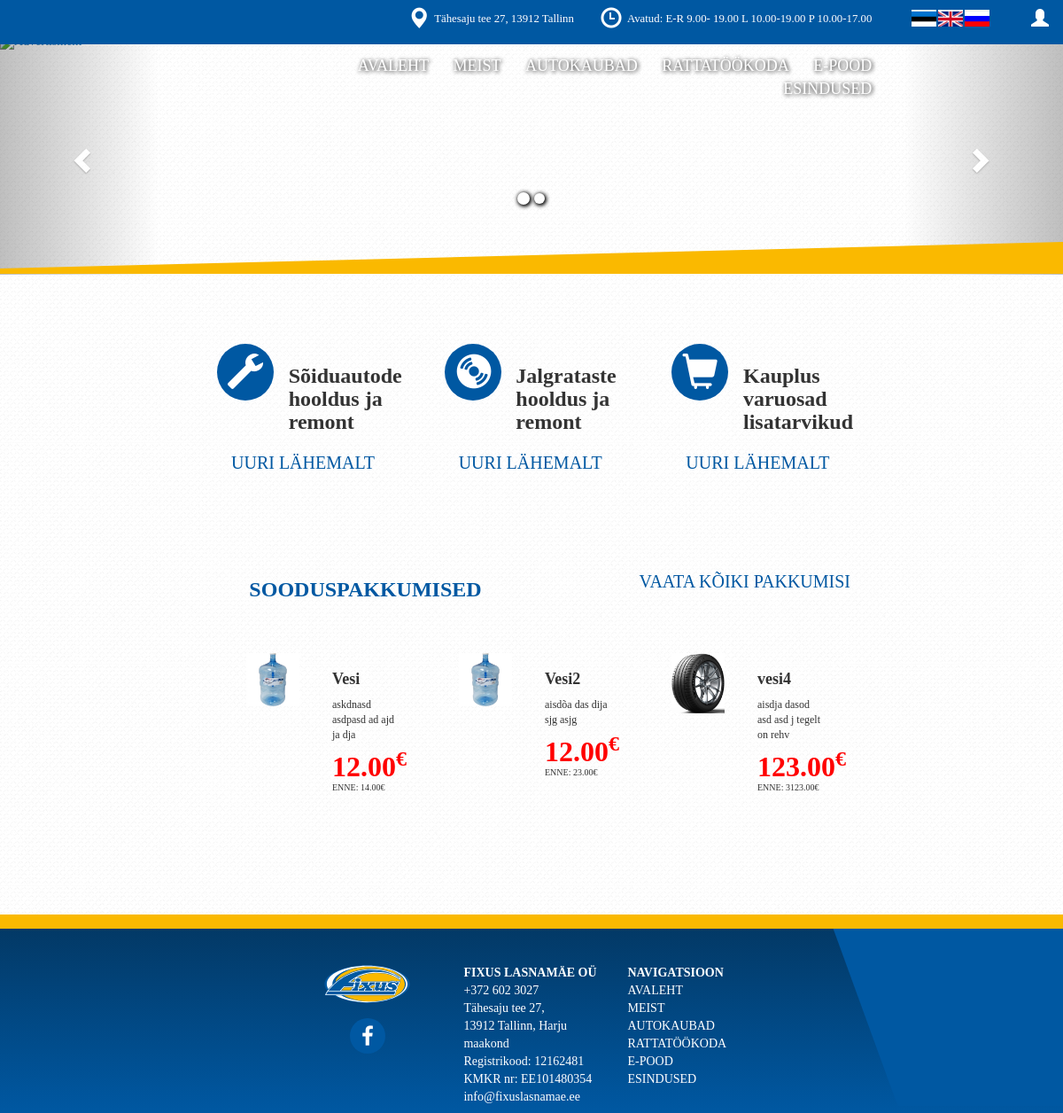
The app's page /, older data.
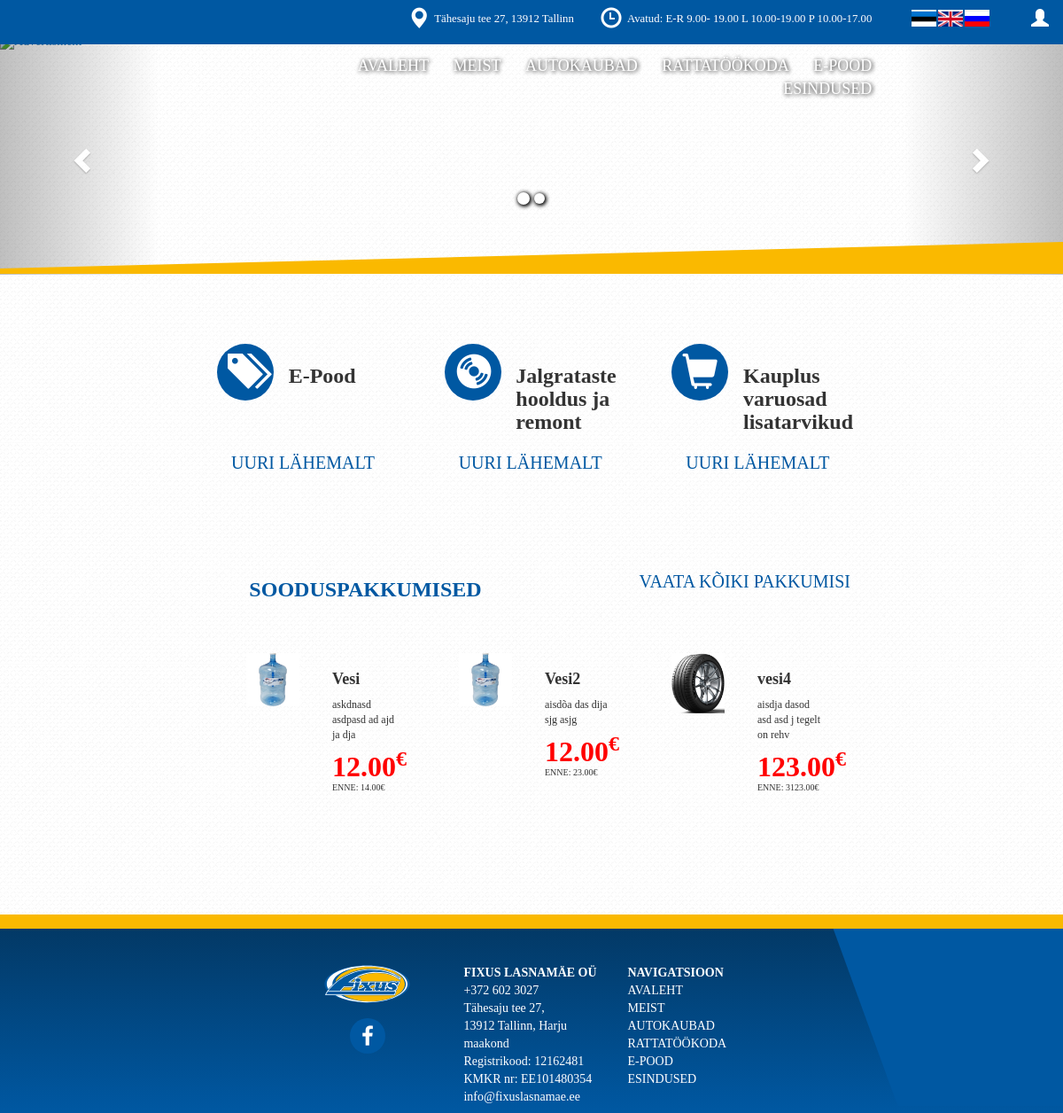
The same page, newer data.
### navbar/models.py (models this page shows, shortened)
class contact(models.Model):
	name = models.CharField(max_length=30, unique=True)
	phone = models.CharField(max_length=15, unique=True)
	email = models.CharField(max_length=50, unique=True)
	address = models.CharField(max_length=50, unique=True)
	gmaps_x = models.CharField(max_length=10, unique=True)
	gmaps_y = models.CharField(max_length=10, unique=True)
	gmaps_zoom = models.CharField(max_length=2, unique=True)
	gmaps_API = models.CharField(max_length=64, unique=True)
	open_hours = models.CharField(max_length=64, unique=True, blank=True)
	footer_info = models.TextField(blank=True)

class navbar_lang(models.Model):
	lang = models.CharField(max_length=3, unique=True)
	index = models.CharField(max_length=15, blank=True)
	about = models.CharField(max_length=15, blank=True)
	browser = models.CharField(max_length=15, blank=True)
	repair = models.CharField(max_length=15, blank=True)
	carrepair = models.CharField(max_length=15, blank=True)
	e_store = models.CharField(max_length=15, blank=True)
	locations = models.CharField(max_length=15, blank=True)
	navigation = models.CharField(max_length=15, blank=True)
	open_hours = models.CharField(max_length=15, blank=True)

class langs(models.Model):
	lang = models.CharField(max_length=3, unique=True)
	flag = models.ImageField()

class social_media(models.Model):
	url = models.CharField(max_length=999, blank=True)
	icon = models.CharField(max_length=20, blank=True)

### index/models.py (models this page shows, shortened)
class index_icon(models.Model):
	lang = models.CharField(max_length=3)
	logo = models.CharField(max_length=999, blank=True)
	header = models.CharField(max_length=999, blank=True)
	link = models.CharField(max_length=999, blank=True)
	text = models.TextField(blank=True)

class index_lang(models.Model):
	lang = models.CharField(max_length=3, unique=True)
	eelmine = models.CharField(max_length=99999, blank=True)
	jargmine = models.CharField(max_length=99999, blank=True)
	uuri_lahemalt = models.CharField(max_length=99999, blank=True)
	sooduspakkumised = models.CharField(max_length=99999, blank=True)
	vaata_koiki_pakkumisi = models.CharField(max_length=99999, blank=True)
	enne = models.CharField(max_length=99999, blank=True)
	uuri_lahemalt = models.CharField(max_length=99999, blank=True)

### browser/models.py (models this page shows, shortened)
class toode(models.Model):
	lang = models.CharField(max_length=3)
	name = models.CharField(max_length=999, blank=True)
	price = models.CharField(max_length=9, blank=True)
	prevprice = models.CharField(max_length=9, blank=True)
	description = models.TextField(blank=True)
	esilehele = models.CharField('esilehele y/n', max_length=1, default='n')
	img = models.ImageField(blank=True)

### index/views.py (the view)
# urls.py: url(r'^', include('index.urls')),
def index(request):
	if 'lang' not in request.session:
		request.session['lang'] = 'est'
	flags = []
	for item in langs.objects.all():
		flags.append(item)
	if bool(request.POST) == True:
		if request.POST['submit-btn'] == 'lang':
			request.session['lang'] = request.POST['langselect']
			return HttpResponseRedirect('/') #INDEX\i puhul '/'
	ad2 = []
	for nr in range(len(ad.objects.all())):
		ad2.append(nr)
	return render(request, 'index.html', context={
		'contact':contact.objects.all()[0],
		'navbar_lang':navbar_lang.objects.get(lang=request.session['lang']),
		'flags':flags,
		'lang':index_lang.objects.get(lang=request.session['lang']),
		'icons':index_icon.objects.filter(lang=request.session['lang']),
		'tooted': toode.objects.filter(lang=request.session['lang'], esilehele='y'),
		'ads':ad.objects.all(),
		'ads2':ad2,
		'social_media': social_media.objects.all()
		})

### templates/index.html (shortened to what this page needs)
{% load staticfiles %}
<!DOCTYPE html>
<html lang="en">
<head>
	<link rel="stylesheet" type="text/css" href="{% static "index.css" %}">
</head>
<body style="background-image: url('{% static 'BG.jpg' %}');">
{% include "navbar/navbar.html" %}
<div id="myCarousel" class="carousel slide" data-ride="carousel">
	<ol class="carousel-indicators">
		{% for i in ads2 %}
		<li data-target="#myCarousel" data-slide-to="{{ i }}"{% if i == 0 %} class="active"{% endif %}></li>
		{% endfor %}
	</ol>
	<div class="carousel-inner">
		{% for ad in ads %}
		<div class="item{% if ad == ads.0 %} active{% endif %}">
			<a href="{{ ad.url }}" target="_blank">
			</a>
		</div>
		{% endfor %}
	</div>
	<a class="left carousel-control" href="#myCarousel" data-slide="prev">
		<span class="glyphicon glyphicon-chevron-left"></span>
	</a>
	<a class="right carousel-control" href="#myCarousel" data-slide="next">
		<span class="glyphicon glyphicon-chevron-right"></span>
	</a>
</div>
<div class="carousel-bottom">
	<div class="carousel-bottom__triangle"></div>
	<div class="carousel-bottom__square"></div>
</div>
<div class="col-xs-12 col-lg-2"></div>
<div class="col-xs-12 col-lg-8 about">
	{% for i in icons %}
	<div class="col-xs-12 col-lg-4 about__item">
		<div class="col-xs-3 about__item__icon">
			<span class="glyphicon glyphicon-{{ i.logo }}" aria-hidden="true"></span>
		</div>
		<div class="col-xs-9 about__item__header">
			<h3>{{ i.header|safe }}</h3>
		</div>
		<div class="col-xs-12 about__item__link">
			<a class="about__item__link" href="{{ i.link }}">{{ lang.uuri_lahemalt }}</a>
		</div>
	</div>
	{% endfor %}
</div>
<div class="col-xs-12 col-lg-2"></div>
<div class="col-xs-12">
	<div class="col-xs-12 col-lg-2"></div>
	<div class="col-xs-12 col-lg-8 discounts">
		<div class="col-xs-12 col-lg-6 discounts__header">
			<h3>{{ lang.sooduspakkumised }}</h3>
		</div>
		<div class="col-xs-12 col-lg-6 discounts__link">
			<a href="/browser">{{ lang.vaata_koiki_pakkumisi }}</a>
		</div>
		<div class="col-xs-12 discounts__items">
			{% for toode in tooted %}
			<div class="col-xs-12 col-lg-4 discounts__items__item">
				<div class="col-xs-12 col-lg-6 discounts__items__item__img">
					<img src="{{ toode.img.url }}">
				</div>
				<div class="col-xs-12 col-lg-6 discounts__items__item__info">
					<h3>{{ toode.name }}</h3>
					<p>{{ toode.description }}</p>
					<h4>{{ toode.price }}<sup>€</sup></h4>
					<h5>{{ lang.enne }}: {{ toode.prevprice }}€</h5>
				</div>
			</div>
			{% endfor %}
		</div>
	</div>
	<div class="col-xs-12 col-lg-2"></div>
</div>
{% include "navbar/footer.html" %}
</body>
</html>

### templates/navbar/navbar.html (shortened to what this page needs)
{% load staticfiles %}
<link rel="stylesheet" href="https://maxcdn.bootstrapcdn.com/bootstrap/3.3.7/css/bootstrap.min.css">
<link rel="stylesheet" href="https://maxcdn.bootstrapcdn.com/bootstrap/3.3.7/css/bootstrap-theme.min.css">
<link rel="stylesheet" type="text/css" href="{% static 'all.css' %}">
<link rel="stylesheet" href="https://cdnjs.cloudflare.com/ajax/libs/font-awesome/4.7.0/css/font-awesome.min.css">
<a href="/login"><span class="glyphicon glyphicon-user" aria-hidden="true"></span></a>
	<div class="navbar navbar-desktop">
		<div class="col-xs-10 navbar-desktop__info">
			<h3>
				<span class="glyphicon glyphicon-map-marker" aria-hidden="true"></span>
				<sup>{{ contact.address }}</sup>
				<span class="glyphicon glyphicon-time" aria-hidden="true"></span>
				<sup>{{ navbar_lang.open_hours }}: {{ contact.open_hours }}</sup>
			</h3>
		</div>
		<div class="col-xs-2 navbar-desktop__langs">
			{% for flag in flags %}
			<div class="col-xs-2 navbar-desktop__langs__item">
				<form method="POST"> {% csrf_token %}
					<button type="submit" name="submit-btn" value="lang">
						<img src="{{ flag.flag.url }}">
					</button>
				</form>
			</div>
			{% endfor %}
		</div>
		<div class="col-xs-3"></div>
		<div class="col-xs-7 navbar-desktop__nav">
			<a href="/">{{ navbar_lang.index }}</a>
			<a href="/meist">{{ navbar_lang.about }}</a>
			<a href="/browser">{{ navbar_lang.browser }}</a>
			<a href="/repair">{{ navbar_lang.repair }}</a>
			<a target="_blank" href="http://fixus24.ee/">{{ navbar_lang.e_store }}</a>
			<a target="_blank" href="https://fixus.ee/autokaubad/">{{ navbar_lang.locations }}</a>
		</div>
		<div class="col-xs-2"></div>
	</div>
	<div class="col-xs-12 navbar-spacer"></div>

### templates/navbar/footer.html (shortened to what this page needs)
{% load staticfiles %}
<div class="col-xs-12 footer footer-desktop">
	<div class="col-xs-12 footer__top"></div>
	<div class="col-xs-12 footer__content">
		<div class="col-xs-12 col-lg-9 footer__content__info">
			<div class="col-xs-12 col-lg-4"></div>
			<div class="col-xs-12 col-lg-8">
				<div class="col-xs-12 col-lg-4">
					<div class="col-xs-12 footer__content__info__img">
						<img src="{% static 'fixus_logo.svg' %}">
					</div>
					<div class="col-xs-12 footer__content__info__socialmedia">
						{% for media in social_media %}
						<a target="_blank" href="{{ media.url }}" class="fa fa-{{ media.icon }}"></a>
						{% endfor %}
					</div>
				</div>
				<div class="col-xs-12 col-lg-4 footer__content__info__text">
					<p>
						<b>{{ contact.name }}</b><br>
						{{ contact.footer_info|linebreaks }}
					</p>
				</div>
				<div class="col-xs-12 col-lg-4 footer__content__info__text">
					<p>
						<b>{{ navbar_lang.navigation }}</b><br>
						<a href="/">{{ navbar_lang.index }}</a><br>
						<a href="/meist">{{ navbar_lang.about }}</a><br>
						<a href="/browser">{{ navbar_lang.browser }}</a><br>
						<a href="/repair">{{ navbar_lang.repair }}</a><br>
						<a target="_blank" href="http://fixus24.ee/">{{ navbar_lang.e_store }}</a><br>
						<a target="_blank" href="https://fixus.ee/autokaubad/">{{ navbar_lang.locations }}</a>
					</p>
				</div>
			</div>
		</div>
		<div class="col-xs-12 col-lg-3 footer__content__shape">
			<div class="footer__content__shape__parallelogram"></div>
		</div>
	</div>
</div>

### static/index.css (style rules this page uses)
.carousel { height: 22.2222vw; }
.carousel-control { margin-top: 5vh; height: 22.5vw; }
.carousel-indicators li { background-color: rgba(255,255,255,0.4) !important; border: none !important; width: 1.5vh !important; height: 1.5vh !important; box-shadow: 1px 1px 5px rgba(0,0,0,1), 1px 1px 5px rgba(0,0,0,1); border-radius: 5vh 5vh 5vh 5vh !important; }
.carousel-indicators .active { background-color: rgba(255,255,255,1) !important; width: 1.7vh !important; height: 1.7vh !important; }
.carousel-bottom { position: absolute; top: 19.4vw; margin-top: 5vh; }
.carousel-bottom__triangle { width: 0; height: 0; border-top: 2.5vw solid transparent; border-right: 100vw solid #fab900; border-bottom: 0 solid transparent; }
.carousel-bottom__square { width: 100vw; height: 0.5vw; background-color: #fab900; }
.about { margin-top: 15vh; text-align: center; }
.about__item__icon span { color: white; background-color: #0058a2; font-size: 5vh; padding: 1.5vh 1.5vh 1.5vh 1.5vh; border-radius: 5vh 5vh 5vh 5vh; }
.about__item__header h3 { font-size: 3vh; font-weight: bold; padding-top: 0.5vh; text-align: left; margin-left: 3vh; }
.about__item__link { color: #0058a2; font-size: 2.5vh; margin-top: 1vh; text-align: left; margin-left: 1vh; }
.discounts { margin-top: 12vh; margin-bottom: 4vh; }
.discounts__header h3 { font-weight: bold; font-size: 3vh; color: #0058a2; text-align: center; }
.discounts__link { text-align: right; padding-top: 1.25vh; }
.discounts__link a { font-size: 2.5vh; color: #0058a2; text-align: center; }
.discounts__items { margin-top: 6vh; }
.discounts__items__item__img img { width: 80%; display: block; margin-left: auto; margin-right: auto; }
.discounts__items__item__info h3 { font-size: 2.25vh; font-weight: bold; }
.discounts__items__item__info p { font-size: 1.5vh; }
.discounts__items__item__info h4 { font-size: 4vh; font-weight: bold; color: red; margin-bottom: 0; }
.discounts__items__item__info h5 { font-size: 1.25vh; margin-top: 0; }

### static/all.css (style rules this page uses)
html { overflow-x: hidden; }
body { font-family: ProximaNova; font-weight: 250; overflow-x: hidden; width: 100vw; }
.navbar { background-color: #0058a2; margin: 0 0 0 0; position: fixed; color: white; z-index: 9999; }
.navbar-spacer { height: 4.5vh; }
.glyphicon-user { position: fixed; top: 1.25vh; right: 2vh; font-size: 2.5vh; z-index: 9999999; color: white; cursor: pointer; }
.navbar-desktop { height: 5vh; width: 100vw; border-radius: 0 0 0 0; }
.navbar-desktop__info { text-align: right; }
.navbar-desktop__info h3 { margin-top: 0.75vh; }
.navbar-desktop__info h3 sup { font-size: 1.6vh; }
.navbar-desktop__info h3 span { font-size: 3vh; padding-left: 3vh; }
.navbar-desktop__nav { text-align: right; padding-top: 2vh; }
.navbar-desktop__nav a { color: white; text-decoration: none; font-size: 2.25vh; margin-left: 3vh; text-shadow: 1px 1px 5px rgba(0,0,0,0.6), 1px 1px 5px rgba(0,0,0,0.6); }
.navbar-desktop__langs__item { margin-top: 1.25vh; }
.navbar-desktop__langs__item img { width: 3.5vh; height: 2.1vh; margin-top: -1px; }
.navbar-desktop__langs__item button { display: inline-block; padding: 0 0 0 0; border: none; width: 3.4vh; height: 2vh; border: none; }
.footer { margin-top: 12vh !important; padding-bottom: 3vh !important; height: 28vh; padding: 0 0 0 0; margin: 0 0 0 0; background: #033762; background: -moz-linear-gradient(top, #033762 1%, #0058a2 100%); background: -webkit-linear-gradient(top, #033762 1%,#0058a2 100%); background: linear-gradient(to bottom, #033762 1%,#0058a2 100%); filter: progid:DXImageTransform.Microsoft.gradient( startColorstr='#033762', endColorstr='#0058a2',GradientType=0 ); }
.footer__top { background-color: #fab900; width: 100vw; height: 2vh; padding: 0 0 0 0; margin: 0 0 0 0; }
.footer__content__info, .footer__content__shape { padding: 0 0 0 0; }
.footer__content__info { padding-top: 5vh; }
.footer__content__info__img img { width: 100%; }
.footer__content__info__socialmedia { text-align: center; margin-top: 2vh; }
.footer__content__info__socialmedia a { width: 5vh; height: 5vh; font-size: 3vh; background-color: #0058a2; padding: 1vh 1vh 1vh 1vh; border-radius: 5vh 5vh 5vh 5vh; color: white; }
.footer__content__info__text { text-align: left; padding-left: 2vh; color: white; }
.footer__content__info__text p { font-size: 1.75vh; margin-bottom: 0; }
.footer__content__info__text p a { color: white; }
.footer__content__shape__parallelogram { width: 100vw; height: 25vh; transform: skew(20deg); background: #0058a2; margin-left: 7vw; padding: 0 0 0 0; }

Row changes from the older to the newer data that the page shows:
changed index_icon: logo "wrench" → "tags" (drawn); header "Sõiduautode hooldus ja remont" → "E-Pood"
